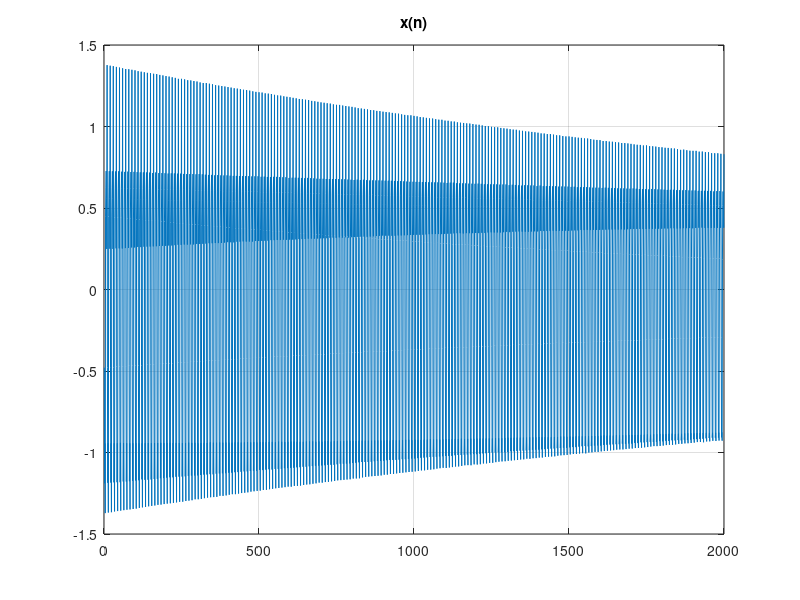

Write MATLAB code to recreate this figure. (Note: this script raises an error after producing the figure.)
% problem 8.6 (*)
clear all; close all; clc;

% svd_ar.m
N = 2000;                      % liczba analizowanych probek danych, przykładowe 5000
fpr = 10000;                   % liczba probek danych na sekunde
dt = 1/fpr;                    % okres probkowania
f = [ 1000  2000  3000  4000]; % liczba powtorzen na sekunde skladowych sinusoidalnych
d = [ 1     2     3     4];    % tlumienie kolejnych skladowych
A = [ 1     0.5   0.25  0.5];  % amplituda kolejnych skladowych
K = length(f);                 % liczba skladowych sygnalu
x = zeros(1,N);                % inicjalizacja danych

for k = 1 : K               % generacja i akumulacja kolejnych sinusoid 
   x =  x + A(k) * exp(-d(k)*(0:N-1)*dt) .* cos(2*pi*f(k)*(0:N-1)*dt + pi*rand(1,1));
end

SNR = 60; 
x = awgn(x,SNR);                   % dodanie szumu, poziom w decybelach

figure; plot(x); grid; title('x(n)');        % pokazanie sygnalu

[fest1, dest1 ] = fLP(x,K,dt),               % metoda LP Prony'ego
[fest2, dest2 ] = fLPSVD(x,K,dt),            % metoda LP-SVD Kumaresana-Tuftsa
[fest1 fest2], [dest1 dest2],                % porownanie

% błąd estymowanych wartości częstości i tłumienia w porównaniu do
% rzeczywistych wartości (f.' oraz d.')
err_fest1 = max(abs(fest1 - f.')),
err_dest1 = max(abs(dest1 - d.')),
err_fest2 = max(abs(fest2 - f.')),
err_dest2 = max(abs(dest2 - d.')),

if err_fest1 > err_fest2
   disp("flp wygrywa")
else
   disp("flpsvd wygrywa")
end

if err_dest1 > err_dest2
   disp("flp wygrywa")
else
   disp("flpsvd wygrywa")
end

% flp
% im więcej próbek tym mniejszy błąd
% wyższe wartości składowych dają mniejszy błąd
% im więcej składowych tym mniejszy błąd
% w miarę zwiększania wartości SNR, błąd się zmniejsza

% flpsvd
% im więcej próbek tym mniejszy błąd
% wyższe wartości składowych dają mniejszy błąd
% im więcej składowych tym mniejszy błąd
% w miarę zwiększania wartości SNR, błąd się zmniejsza

% flp to lepszy wybór (dużo szybszy)